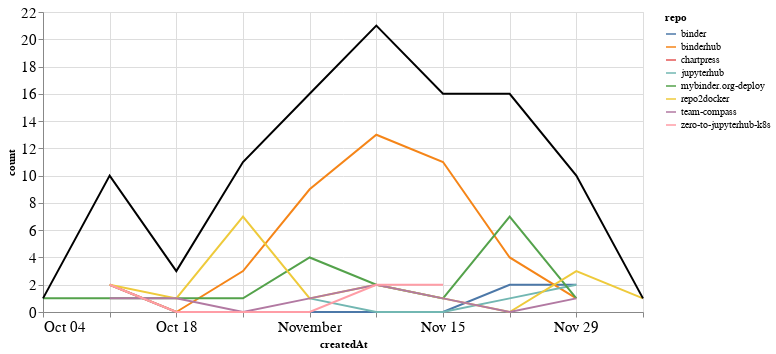

This figure's notebook cell:
### Markdown cell above
### Comments

### Code cell
comments_time = comments.groupby('repo').resample('W', on='createdAt').count()['author'].reset_index()
comments_time = comments_time.rename(columns={'author': 'count'})
comments_time_total = comments_time.groupby('createdAt').agg({"count": "sum"}).reset_index()
ch1 = alt.Chart(comments_time, width=600).mark_line().encode(
    x='createdAt',
    y='count',
    color='repo',
    tooltip="repo"
)

ch2 = alt.Chart(comments_time_total, width=600).mark_line(color="black").encode(
    x='createdAt',
    y='count',
)

ch1 + ch2

### Figure 1 — Vega-Lite specification as saved in the notebook (floating-point values rounded to 4 significant figures)
{"config": {"axisLeft": {"labelFontSize": 15}, "axisBottom": {"labelFontSize": 15}}, "layer": [{"data": {"name": "data-2295c89e7005aa930aa846ceee8d1d21"}, "mark": "line", "encoding": {"color": {"type": "nominal", "field": "repo"}, "tooltip": {"type": "nominal", "field": "repo"}, "x": {"type": "temporal", "field": "createdAt"}, "y": {"type": "quantitative", "field": "count"}}, "width": 600}, {"data": {"name": "data-34299b386ce7b562c9fe59a27c3c19cf"}, "mark": {"type": "line", "color": "black"}, "encoding": {"x": {"type": "temporal", "field": "createdAt"}, "y": {"type": "quantitative", "field": "count"}}, "width": 600}], "$schema": "https://vega.github.io/schema/vega-lite/v4.8.1.json", "datasets": {"data-2295c89e7005aa930aa846ceee8d1d21": [{"repo": "binder", "createdAt": "2020-10-11T00:00:00", "count": 2}, {"repo": "binder", "createdAt": "2020-10-18T00:00:00", "count": 0}, {"repo": "binder", "createdAt": "2020-10-25T00:00:00", "count": 0}, {"repo": "binder", "createdAt": "2020-11-01T00:00:00", "count": 0}, {"repo": "binder", "createdAt": "2020-11-08T00:00:00", "count": 0}, {"repo": "binder", "createdAt": "2020-11-15T00:00:00", "count": 0}, {"repo": "binder", "createdAt": "2020-11-22T00:00:00", "count": 2}, {"repo": "binder", "createdAt": "2020-11-29T00:00:00", "count": 2}, {"repo": "binderhub", "createdAt": "2020-10-11T00:00:00", "count": 2}, {"repo": "binderhub", "createdAt": "2020-10-18T00:00:00", "count": 0}, {"repo": "binderhub", "createdAt": "2020-10-25T00:00:00", "count": 3}, {"repo": "binderhub", "createdAt": "2020-11-01T00:00:00", "count": 9}, {"repo": "binderhub", "createdAt": "2020-11-08T00:00:00", "count": 13}, {"repo": "binderhub", "createdAt": "2020-11-15T00:00:00", "count": 11}, {"repo": "binderhub", "createdAt": "2020-11-22T00:00:00", "count": 4}, {"repo": "binderhub", "createdAt": "2020-11-29T00:00:00", "count": 1}, {"repo": "chartpress", "createdAt": "2020-11-22T00:00:00", "count": 2}, {"repo": "jupyterhub", "createdAt": "2020-11-01T00:00:00", "count": 1}, {"repo": "jupyterhub", "createdAt": "2020-11-08T00:00:00", "count": 0}, {"repo": "jupyterhub", "createdAt": "2020-11-15T00:00:00", "count": 0}, {"repo": "jupyterhub", "createdAt": "2020-11-22T00:00:00", "count": 1}, {"repo": "jupyterhub", "createdAt": "2020-11-29T00:00:00", "count": 2}, {"repo": "mybinder.org-deploy", "createdAt": "2020-10-04T00:00:00", "count": 1}, {"repo": "mybinder.org-deploy", "createdAt": "2020-10-11T00:00:00", "count": 1}, {"repo": "mybinder.org-deploy", "createdAt": "2020-10-18T00:00:00", "count": 1}, {"repo": "mybinder.org-deploy", "createdAt": "2020-10-25T00:00:00", "count": 1}, {"repo": "mybinder.org-deploy", "createdAt": "2020-11-01T00:00:00", "count": 4}, {"repo": "mybinder.org-deploy", "createdAt": "2020-11-08T00:00:00", "count": 2}, {"repo": "mybinder.org-deploy", "createdAt": "2020-11-15T00:00:00", "count": 1}, {"repo": "mybinder.org-deploy", "createdAt": "2020-11-22T00:00:00", "count": 7}, {"repo": "mybinder.org-deploy", "createdAt": "2020-11-29T00:00:00", "count": 1}, {"repo": "repo2docker", "createdAt": "2020-10-11T00:00:00", "count": 2}, {"repo": "repo2docker", "createdAt": "2020-10-18T00:00:00", "count": 1}, {"repo": "repo2docker", "createdAt": "2020-10-25T00:00:00", "count": 7}, {"repo": "repo2docker", "createdAt": "2020-11-01T00:00:00", "count": 1}, {"repo": "repo2docker", "createdAt": "2020-11-08T00:00:00", "count": 2}, {"repo": "repo2docker", "createdAt": "2020-11-15T00:00:00", "count": 1}, {"repo": "repo2docker", "createdAt": "2020-11-22T00:00:00", "count": 0}, {"repo": "repo2docker", "createdAt": "2020-11-29T00:00:00", "count": 3}, {"repo": "repo2docker", "createdAt": "2020-12-06T00:00:00", "count": 1}, {"repo": "team-compass", "createdAt": "2020-10-11T00:00:00", "count": 1}, {"repo": "team-compass", "createdAt": "2020-10-18T00:00:00", "count": 1}, {"repo": "team-compass", "createdAt": "2020-10-25T00:00:00", "count": 0}, {"repo": "team-compass", "createdAt": "2020-11-01T00:00:00", "count": 1}, {"repo": "team-compass", "createdAt": "2020-11-08T00:00:00", "count": 2}, {"repo": "team-compass", "createdAt": "2020-11-15T00:00:00", "count": 1}, {"repo": "team-compass", "createdAt": "2020-11-22T00:00:00", "count": 0}, {"repo": "team-compass", "createdAt": "2020-11-29T00:00:00", "count": 1}, {"repo": "zero-to-jupyterhub-k8s", "createdAt": "2020-10-11T00:00:00", "count": 2}, {"repo": "zero-to-jupyterhub-k8s", "createdAt": "2020-10-18T00:00:00", "count": 0}, {"repo": "zero-to-jupyterhub-k8s", "createdAt": "2020-10-25T00:00:00", "count": 0}, {"repo": "zero-to-jupyterhub-k8s", "createdAt": "2020-11-01T00:00:00", "count": 0}, {"repo": "zero-to-jupyterhub-k8s", "createdAt": "2020-11-08T00:00:00", "count": 2}, {"repo": "zero-to-jupyterhub-k8s", "createdAt": "2020-11-15T00:00:00", "count": 2}], "data-34299b386ce7b562c9fe59a27c3c19cf": [{"createdAt": "2020-10-04T00:00:00", "count": 1}, {"createdAt": "2020-10-11T00:00:00", "count": 10}, {"createdAt": "2020-10-18T00:00:00", "count": 3}, {"createdAt": "2020-10-25T00:00:00", "count": 11}, {"createdAt": "2020-11-01T00:00:00", "count": 16}, {"createdAt": "2020-11-08T00:00:00", "count": 21}, {"createdAt": "2020-11-15T00:00:00", "count": 16}, {"createdAt": "2020-11-22T00:00:00", "count": 16}, {"createdAt": "2020-11-29T00:00:00", "count": 10}, {"createdAt": "2020-12-06T00:00:00", "count": 1}]}}
